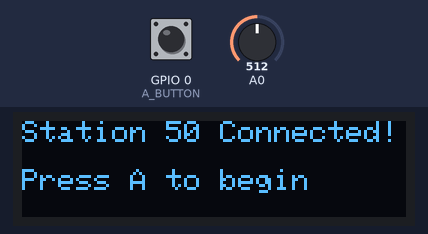
The sketch below on a simulated ESP8266 (NodeMCU). Parts: 128×32 one-colour display. Inputs (shaded band) come from the test bench; at power-on: GPIO 0 (A_BUTTON) HIGH, A0 = 512. WiFi joins after 1.5 s; servers stay silent unless stated; what the sketch prints to the serial monitor is not drawn.

Above: at 2.7 s.
2.8 s: GPIO 0 (A_BUTTON) pulled LOW for 0.15 s
At 2.89 s:
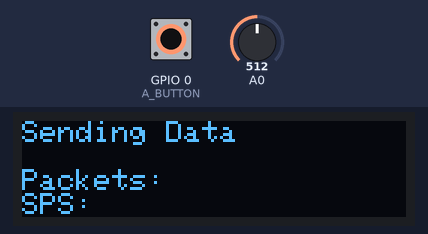
At 3.42 s:
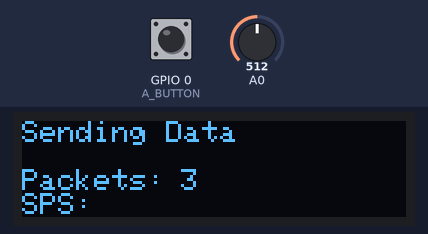
3.5 s: GPIO 0 (A_BUTTON) pulled LOW for 1 s
At 3.8 s:
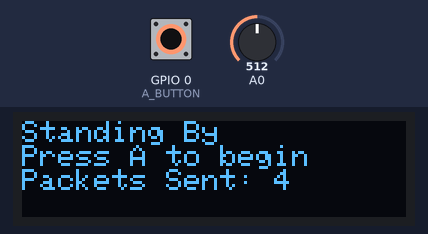
Timing chart, 0 to 6.5 s (numbered marks = the images above; inputs shaded):
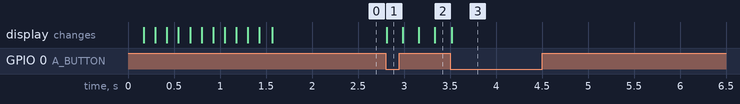

The sketch:

NodeFirmware.ino
```cpp
// This is the listener 'node' code and is intended to be run on an Adafruit
// Feather Huzzah (https://www.adafruit.com/product/2821) coupled with a
// 128x32 OLED FeatherWing display
// (https://learn.adafruit.com/adafruit-oled-featherwing?view=all)
// and an electret microphone (https://www.adafruit.com/product/1063).

// When uploading the code ensure that
//  Board: Adafruit Feather Huzzah ESP8266
//  Upload speed: 115200
//  CPU: 80 Mhz

// Needed Libraries:
// Adafruit GFX Library - https://github.com/adafruit/Adafruit-GFX-Library
// WiFiManager for ESP8266 by tzapu - https://github.com/tzapu/WiFiManager
// Adafruit_SSD1306 - https://github.com/adafruit/Adafruit_SSD1306

#include <Wire.h>
#include <Adafruit_GFX.h>
#include <Adafruit_SSD1306.h>
#include <ESP8266WiFi.h>
#include <WiFiUdp.h>

// Define server constants
const char *ssidtarget = "AMS-server";

// Location of the server
IPAddress destip(192,168,4,1);
unsigned int serverUDPPort = 8888;

// Setup our listen port
unsigned int localUDPPort = 8888;

// Define the display
Adafruit_SSD1306 display = Adafruit_SSD1306(128, 32, &Wire);

// Define the Udp service!
WiFiUDP Udp;

// Define the button pins
#define A_BUTTON 0
#define B_BUTTON 16
#define C_BUTTON 2

// Define buffers for UDP incoming and outgoing data
char ipacket[UDP_TX_PACKET_MAX_SIZE];
char opacket[UDP_TX_PACKET_MAX_SIZE];

bool doSend = false;
bool wasPressed = false;
uint32_t packetNumber = 0;
uint8_t stationId;
float accumulationSamplesSent = 0;
uint32_t accumulationStartTime = 0;

// The listener node collects data 'samples' and packages them together
// into a 'packet' of data that is communicated with the server.   A
// single 'sample' is actually many readings of the microphone where we
// are looking in the distance between the high and low value.
typedef struct {
  uint16_t minValue;
  uint16_t maxValue;
  uint16_t sampleCount;
} Sample;

void setup() {
  Serial.begin(57600);
  // Set the button pinmodes
  pinMode(A_BUTTON, INPUT_PULLUP);
  pinMode(B_BUTTON, INPUT_PULLUP);
  pinMode(C_BUTTON, INPUT_PULLUP);
  // Define the pinmode for the audio sensor
  pinMode(A0, INPUT);

  // Init the display
  display.begin(SSD1306_SWITCHCAPVCC, 0x3c);

  // Try to connect to the server
  WiFi.persistent(false);
  WiFi.mode(WIFI_STA);
  WiFi.begin(ssidtarget, NULL);

  // Print the "searching" message
  int numDots = 0;
  while (WiFi.status() != WL_CONNECTED) {
    if (numDots == 0) {
      printSearching();
    }
    delay(50);
    Serial.print(".");
    display.print(".");
    display.display();
    numDots++;
    if (numDots == 32) {
      numDots = 0;
    }
  }
  Serial.println();
  Serial.println("Connected!");

  stationId = WiFi.localIP()[3];

  // Set up the UDP service
  Udp.begin(localUDPPort);

  // Print the ready message
  printConnected();
}

// ------------------------------
// Printing section

// Print a message saying that we are connected to WiFi
void printConnected() {
  display.clearDisplay();
  display.setTextSize(1);
  display.setTextColor(SSD1306_WHITE);
  display.setCursor(0,0);
  display.print("Station ");
  display.print(stationId);
  display.println(" Connected!");
  display.println();
  display.println("Press A to begin");
  display.display();
}

// Print a message to the display that we are searching
void printSearching() {
  display.clearDisplay();
  display.setTextSize(1);
  display.setTextColor(SSD1306_WHITE);
  display.setCursor(0,0);
  display.println("Connecting");
  display.display();
}

void printSendingMessage() {
  display.clearDisplay();
  display.setTextSize(1);
  display.setTextColor(SSD1306_WHITE);
  display.setCursor(0,0);
  display.println("Sending Data");

  display.setCursor(0,16);
  display.println("Packets: ");

  // SPS is 'samples per second'.  This gives us a sense of how many
  // noise readings per second we are sending.
  display.setCursor(0,24);
  display.println("SPS: ");

  display.display();
}

void printStandbyMessage(int packetCount) {
  display.clearDisplay();
  display.setTextSize(1);
  display.setTextColor(SSD1306_WHITE);
  display.setCursor(0,0);
  display.println("Standing By");
  display.println("Press A to begin");
  display.print("Packets Sent: ");
  display.println(packetCount);
  display.display();
}

// ------------------------------

void handleUDPPacket() {
 int packetSize = Udp.parsePacket();
 if (packetSize) {
    Serial.printf("Received packet of size %d from %s:%d\n    (to %s:%d, free heap = %d B)\n",
                  packetSize,
                  Udp.remoteIP().toString().c_str(), Udp.remotePort(),
                  Udp.destinationIP().toString().c_str(), Udp.localPort(),
                  ESP.getFreeHeap());

    // read the packet into packetBufffer
    int n = Udp.read(ipacket, UDP_TX_PACKET_MAX_SIZE);
    ipacket[n] = 0;
    Serial.println("Contents:");
    Serial.println(ipacket);
  }
}

// ---------------------------
// Collecting and Sending Data
//
// For details on the packet layout for both the header data and the
// samples themselves see PacketDecoder.h.

// The number of bytes allocated for the header data.
#define HEADER_SIZE_BYTES 2

// How many pieces of sensor information should be in each packet?
// MUST BE A MULTIPLE OF 4 TO ENSURE PROPER ENCODING
const uint16_t PACKETSAMPLESIZE = 16;

// The current index for a data sample within the larger packet.
uint16_t currentSample = 0;

// Sets the information in the header of the packet
void setupPacket() {
  // Clear out the entire packet so the bit manipulations work correctly.
  memset(opacket, 0, UDP_TX_PACKET_MAX_SIZE);

  currentSample = 0;
  opacket[0] = stationId;
  opacket[1] = packetNumber % (256);
}

// In testing our hardware we can get about 50 samples in a 5 millisecond
// period.  Shorter durations here will make the unit more responsive.
// Keep in mind that we collect many samples before sending them to the
// server.
#define SAMPLE_DURATION_MS 10
Sample getDataSample() {
  Sample result;

  result.maxValue = 0;
  result.minValue = 1025;
  result.sampleCount = 0;

  unsigned long startMillis = millis();

  while (millis() - startMillis < SAMPLE_DURATION_MS) {
    uint16_t v = analogRead(A0);
    if (v > result.maxValue) {
      result.maxValue = v;
    }
    if (v < result.minValue) {
      result.minValue = v;
    }
    result.sampleCount++;
  }
  return result;
}

uint8_t getPacketSize() {
  int groupNumber = currentSample / 4;
  return HEADER_SIZE_BYTES + (groupNumber) * 5;
}

// This method will get the data from the sensor and add it to the out packet
void collectData() {

  Sample s = getDataSample();

  // The raw data values are not useful but the difference in the minimum and
  // maximum value gives us a sense of volume level that has occured during
  // the time we have sampled the waveform.
  uint16_t d = s.maxValue - s.minValue;

#ifdef DEBUG
  Serial.printf("collectData; min: %d, max: %d, count: %d, v: %d\n",
    s.minValue, s.maxValue, s.sampleCount, d);
#endif

  // The 10 bit value appearing in d is placed in the outgoing packet.
  // Current encoding puts the first 8 bits in the next available slot
  // then the last 2 bits in with a group of other high order bits.
  int group_number   = currentSample / 4;
  int s_group_pos    = currentSample % 4;
  int group_byte_loc = HEADER_SIZE_BYTES + ((group_number+1) * 5) - 1;   // -1 for index 0
  int s_byte_loc     = HEADER_SIZE_BYTES + (group_number*5 + s_group_pos);

  opacket[s_byte_loc]     = d & 0xFF;
  opacket[group_byte_loc] = opacket[group_byte_loc] | ((d >> 8) << 2*s_group_pos);

  // Increment counters
  currentSample++;
  accumulationSamplesSent++;
}

// Sends whatever is in the opacket and resets counters
void sendPacket() {
  Udp.beginPacket(destip, serverUDPPort);
  Udp.write(opacket, getPacketSize());
  Udp.endPacket();
}

void loop() {
  if (!digitalRead(A_BUTTON)) {
    // Toggle the behavior when the A button is pressed back and forth between
    // our two modes.
    if (!wasPressed) {
      if (doSend) {
        doSend = false;
        printStandbyMessage(packetNumber);
      } else {
        accumulationStartTime = millis();
        accumulationSamplesSent = 0;
        doSend = true;
        printSendingMessage();
      }
      wasPressed = true;
    }
  } else {
    wasPressed = false;
  }

  if (doSend) {
    // Get ready for the next packet to be sent.
    setupPacket();

    // We use a tight while loop here so that we accumulate and send an
    // entire packet of data with semi-strict timing requirements.
    while (currentSample < PACKETSAMPLESIZE) {
      collectData();
    }
    sendPacket();
    packetNumber++;

    display.fillRect(53,16,70,8, SSD1306_BLACK);
    display.setTextColor(SSD1306_WHITE);
    display.setCursor(53,16);
    display.print(packetNumber);

    unsigned long int elapsedTime = millis() - accumulationStartTime;
    if (elapsedTime > 3000) {
      // Every so often update the sps - Samples Per Second.
      display.fillRect(53,24,70,8, SSD1306_BLACK);
      display.setTextColor(SSD1306_WHITE);
      display.setCursor(53,24);
      display.print( (float)
        ( (accumulationSamplesSent) / ( (float)elapsedTime / 1000) )
      );

      accumulationStartTime = millis();
      accumulationSamplesSent = 0;
    }
    display.display();
  }

  // See if there are any UDP packets for us to process.
  handleUDPPacket();
}
```

Measured:
- after the input at 2.8 s, the display: changes at once (image 1)
- after the input at 3.5 s, the display: changes at once (image 3)
